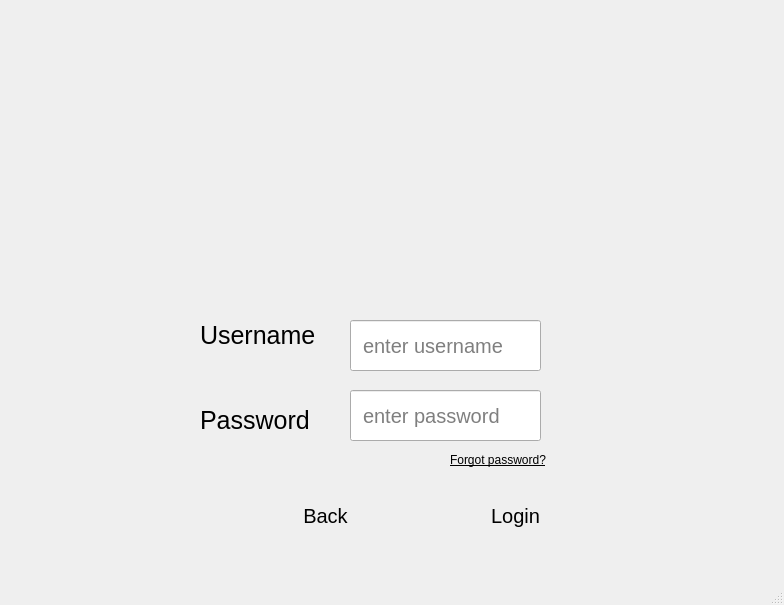
<?xml version="1.0" encoding="UTF-8"?>
<ui version="4.0">
 <class>MainWindow</class>
 <widget class="QMainWindow" name="MainWindow">
  <property name="geometry">
   <rect>
    <x>0</x>
    <y>0</y>
    <width>784</width>
    <height>605</height>
   </rect>
  </property>
  <property name="cursor">
   <cursorShape>PointingHandCursor</cursorShape>
  </property>
  <property name="windowTitle">
   <string>MainWindow</string>
  </property>
  <property name="styleSheet">
   <string notr="true">QMainWindow {
		background-color: '#8bbdd9';
}</string>
  </property>
  <widget class="QWidget" name="centralwidget">
   <property name="styleSheet">
    <string notr="true">QWidget {
		background-color: '#8bbdd9';
}</string>
   </property>
   <widget class="QLabel" name="label">
    <property name="geometry">
     <rect>
      <x>230</x>
      <y>0</y>
      <width>361</width>
      <height>301</height>
     </rect>
    </property>
    <property name="text">
     <string/>
    </property>
    <property name="pixmap">
     <pixmap>logo2.png</pixmap>
    </property>
    <property name="scaledContents">
     <bool>true</bool>
    </property>
   </widget>
   <widget class="QLabel" name="label_2">
    <property name="geometry">
     <rect>
      <x>200</x>
      <y>320</y>
      <width>121</width>
      <height>31</height>
     </rect>
    </property>
    <property name="styleSheet">
     <string notr="true">QLabel{
		font-size: 25px;
		color: 'white';
}</string>
    </property>
    <property name="text">
     <string>Username</string>
    </property>
   </widget>
   <widget class="QLabel" name="label_3">
    <property name="geometry">
     <rect>
      <x>200</x>
      <y>410</y>
      <width>111</width>
      <height>20</height>
     </rect>
    </property>
    <property name="styleSheet">
     <string notr="true">QLabel{
		font-size: 25px;
		color: 'white';
}</string>
    </property>
    <property name="text">
     <string>Password</string>
    </property>
   </widget>
   <widget class="QLineEdit" name="lineEdit">
    <property name="geometry">
     <rect>
      <x>350</x>
      <y>320</y>
      <width>191</width>
      <height>51</height>
     </rect>
    </property>
    <property name="styleSheet">
     <string notr="true">QLineEdit {
		border: 4px solid 'white';
		font-size: 20px;
		color: 'white';
		background-color: '#298fca';
		padding: 10px;

}
</string>
    </property>
    <property name="placeholderText">
     <string>enter username</string>
    </property>
   </widget>
   <widget class="QLineEdit" name="lineEdit_2">
    <property name="geometry">
     <rect>
      <x>350</x>
      <y>390</y>
      <width>191</width>
      <height>51</height>
     </rect>
    </property>
    <property name="styleSheet">
     <string notr="true">QLineEdit {
		border: 4px solid 'white';
		font-size: 20px;
		color: 'white';
		background-color: '#298fca';
		padding: 10px;

}</string>
    </property>
    <property name="placeholderText">
     <string>enter password</string>
    </property>
   </widget>
   <widget class="QLabel" name="label_4">
    <property name="geometry">
     <rect>
      <x>110</x>
      <y>270</y>
      <width>71</width>
      <height>91</height>
     </rect>
    </property>
    <property name="text">
     <string/>
    </property>
    <property name="pixmap">
     <pixmap>user.png</pixmap>
    </property>
   </widget>
   <widget class="QLabel" name="label_5">
    <property name="geometry">
     <rect>
      <x>110</x>
      <y>360</y>
      <width>81</width>
      <height>81</height>
     </rect>
    </property>
    <property name="text">
     <string/>
    </property>
    <property name="pixmap">
     <pixmap>password.png</pixmap>
    </property>
   </widget>
   <widget class="QLabel" name="label_6">
    <property name="geometry">
     <rect>
      <x>450</x>
      <y>450</y>
      <width>101</width>
      <height>20</height>
     </rect>
    </property>
    <property name="font">
     <font>
      <underline>true</underline>
     </font>
    </property>
    <property name="text">
     <string>Forgot password?</string>
    </property>
   </widget>
   <widget class="QPushButton" name="pushButton">
    <property name="geometry">
     <rect>
      <x>250</x>
      <y>480</y>
      <width>151</width>
      <height>71</height>
     </rect>
    </property>
    <property name="styleSheet">
     <string notr="true">QPushButton{
		border-radius : 30;
		border: 6px solid '#0079bf';
		border-style: double;
		font-size: 20px;
		color: 'white';
}</string>
    </property>
    <property name="text">
     <string>Back</string>
    </property>
    <property name="icon">
     <iconset>
      <normaloff>back.png</normaloff>back.png</iconset>
    </property>
    <property name="iconSize">
     <size>
      <width>40</width>
      <height>40</height>
     </size>
    </property>
   </widget>
   <widget class="QPushButton" name="pushButton_2">
    <property name="geometry">
     <rect>
      <x>440</x>
      <y>480</y>
      <width>151</width>
      <height>71</height>
     </rect>
    </property>
    <property name="styleSheet">
     <string notr="true">QPushButton{
		border-radius : 30;
		border: 6px solid '#0079bf';
		border-style: double;
		font-size: 20px;
		color: 'white';
}</string>
    </property>
    <property name="text">
     <string>Login</string>
    </property>
    <property name="icon">
     <iconset>
      <normaloff>login.png</normaloff>login.png</iconset>
    </property>
    <property name="iconSize">
     <size>
      <width>40</width>
      <height>40</height>
     </size>
    </property>
   </widget>
  </widget>
  <widget class="QMenuBar" name="menubar">
   <property name="geometry">
    <rect>
     <x>0</x>
     <y>0</y>
     <width>784</width>
     <height>27</height>
    </rect>
   </property>
  </widget>
  <widget class="QStatusBar" name="statusbar"/>
 </widget>
 <resources/>
 <connections/>
</ui>
